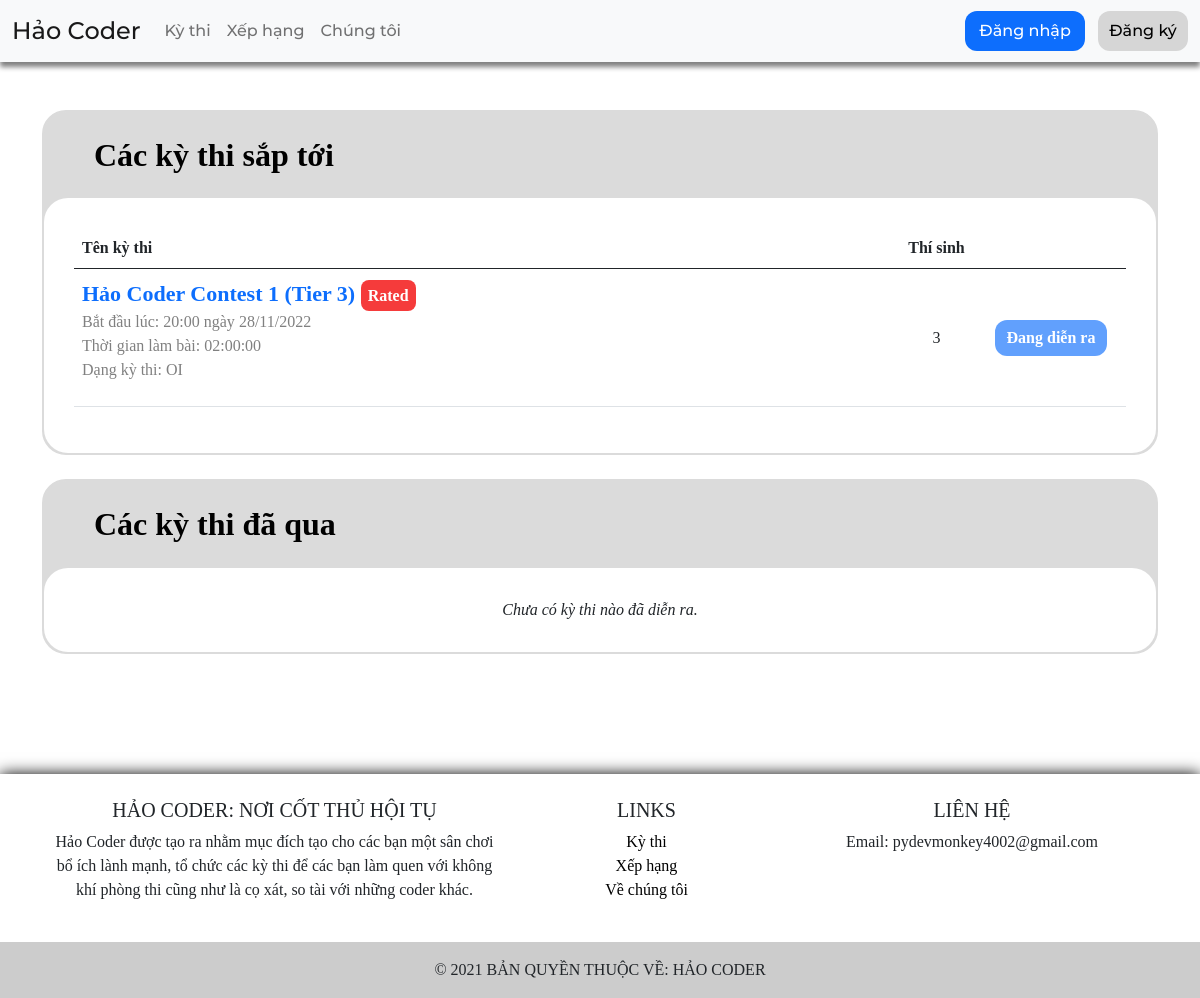
The app's page /contest/, older data.
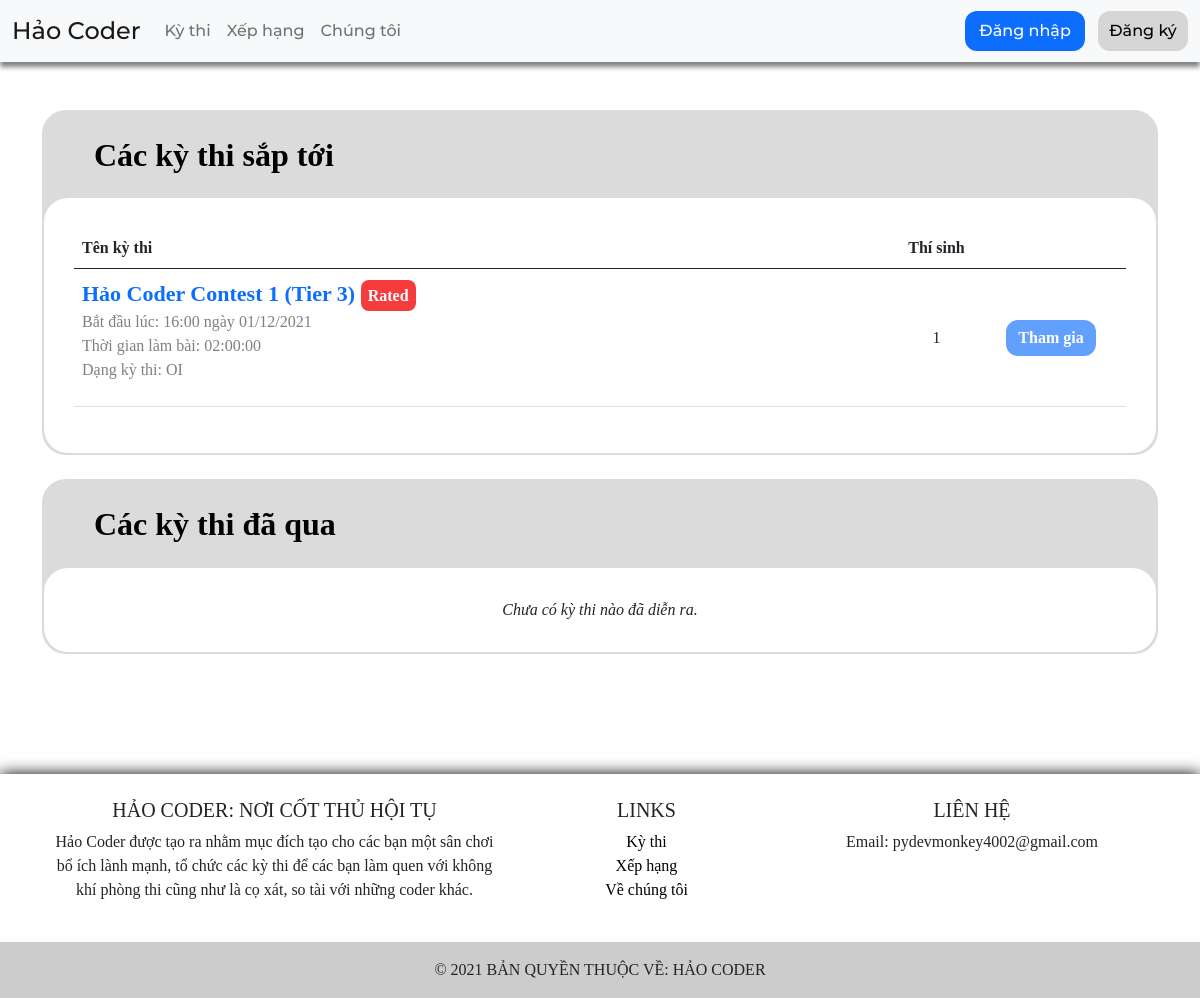
The same page, newer data.
### contest/models.py (models this page shows, shortened)
class Contest(models.Model):
	contest_id = models.CharField(max_length=100, default='', primary_key=True)
	contest_title = models.CharField(max_length=500, default='')
	contest_description = MartorField(default='')
	contest_format = models.CharField(max_length=100, default='OI', choices=CONTEST_FORMAT)
	contest_rating_range = models.CharField(max_length=50, default='0-5000')
	contestant_count = models.IntegerField(default=0)
	contest_created = models.DateTimeField(auto_now_add=True, blank=True)
	contest_schedule = models.DateTimeField(default=datetime.now)
	contest_long = models.CharField(max_length=20, default="01:00:00")
	contest_current_long = models.CharField(max_length=20, default="01:00:00")
	contest_status = models.CharField(max_length=50, default="SCHEDULE", choices=CONTEST_STATUS)
	contest_rated = models.BooleanField(default=True)

### contest/views.py (the view, shortened to what this page needs)
# urls.py: path('contest/', views.contest_page, name='contest page'),
def contest_page(req, id=None):
	user_registered = False
	contest = Contest.objects.filter(contest_status="RUNNING") | Contest.objects.filter(contest_status="SCHEDULE")
	contest = contest.order_by('-contest_created')
	archived = Contest.objects.filter(contest_status="ARCHIVED").order_by('-contest_created')
	return render(req, 'pages/contest/contest.html', {"contest": contest, "archived": archived})

### templates/pages/contest/contest.html (shortened to what the changed rows need)
{% extends 'pages/base.html' %}
{% block content %}
{% load static %}
<link rel="stylesheet" type="text/css" href="{% static 'css/hcbadge.css' %}">
<link rel="stylesheet" type="text/css" href="{% static 'css/hccolor.css' %}">
<div class="container">
	<div class="row justify-content-lg-center">
		<div class="col-12">
			<div style="border-radius: 24px; border: 2px solid #dbdbdb; background-color: #dbdbdb;">
				<br><h2 style="font-weight: bold; color: black; margin: 0px 50px;">Các kỳ thi sắp tới</h2><br>
				<div class="table-responsive" style="border: none; padding: 30px; border-radius: 24px; background-color: white;">
					{% if contest %}
					<table class="table">
						<thead>
							<tr>
								<th scope="col">Tên kỳ thi</th>
								<th scope="col" style="text-align: center; width: 79px;">Thí sinh</th>
								<th scope="col" style="width: 150px;"></th>
							</tr>
						</thead>
						<tbody>
							{% for con in contest %}
							<tr>
								<td scope="row" style="vertical-align: middle;">
									<div>
										<label style="font-weight: bold; font-size: 22px;">
											<a href="/contest/{{ con.contest_id }}/" style="text-decoration: none;">{{ con.contest_title }}</a>
											{% if con.contest_rated %}
											<span class="hc-badge hc-bg-red" style="padding: 7px; font-size: 16px; vertical-align: middle;">Rated</span>
											{% endif %}
										</label>
										<p style="color: gray;">
											Bắt đầu lúc: {{ con.contest_schedule|date:"H:i" }} ngày {{ con.contest_schedule|date:"d/m/Y" }}
											<br>
											Thời gian làm bài: {{ con.contest_long }}
											<br>
											Dạng kỳ thi: {{ con.contest_format }}
										</p>
									</div>
								</td>
								<td scope="row" style="vertical-align: middle; text-align: center;">{{ con.contestant_count }}</td>
								<td scope="row" style="vertical-align: middle; text-align: center;">
									<button id="join-button-{{ forloop.counter }}" type="button" class="btn btn-primary" style="{% if user_registered %}background-color: red;{% endif %} border: none; border-radius: 12px; font-weight: bold;" {% if not user.is_authenticated or con.contest_status != "SCHEDULE" %}disabled{% endif %}>
										{% if con.contest_status == "SCHEDULE" %}
										Tham gia
										{% elif con.contest_status == "RUNNING" %}
										Đang diễn ra<br><span id="{{con.contest_id}}-time-remain"></span>
										{% endif %}
									</button>
								</td>
							</tr>
							{% endfor %}
						</tbody>
					</table>
					{% else %}
					<label style="font-style: italic;">Hiện tại không có kỳ thi nào sắp diễn ra.</label>
					{% endif %}
				</div>
			</div>
		</div>
	</div>
	<br>
	<div class="row justify-content-lg-center">
		<div class="col-12">
			<div style="border-radius: 24px; border: 2px solid #dbdbdb; background-color: #dbdbdb;">
				<br><h2 style="font-weight: bold; margin: 0px 50px; color: black;">Các kỳ thi đã qua</h2><br>
			</div>
		</div>
	</div>
</div>
{% endblock %}

Row changes from the older to the newer data that the page shows:
changed Contest "Hảo Coder Contest 1 (Tier 3)": contest_schedule "20:00" → "16:00"; contest_schedule "28/11/2022" → "01/12/2021"; contestant_count "3" → "1"; contest_status "Đang diễn ra" → "Tham gia"
